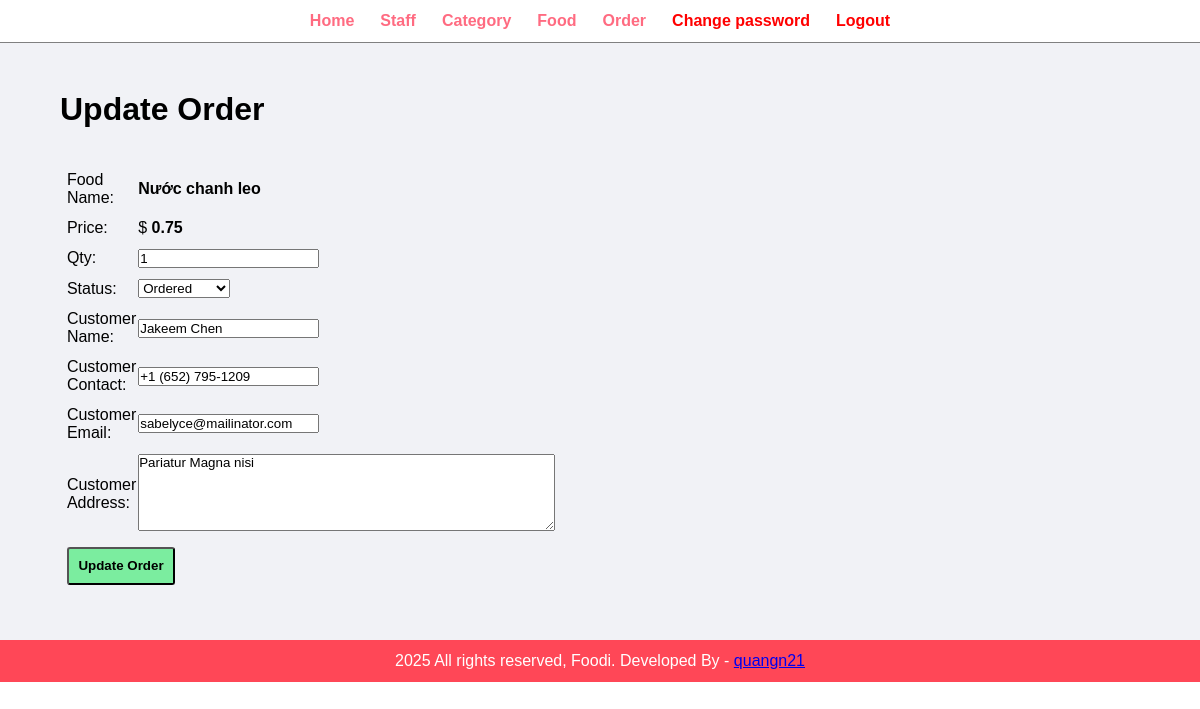
Page /admin/update-order.php?id=15 (signed in) on the committed database.
### tables this page shows
CREATE TABLE `order` (
  `id` int(10) UNSIGNED NOT NULL,
  `food` varchar(150) DEFAULT NULL,
  `price` decimal(10,6) DEFAULT NULL,
  `qty` int(11) DEFAULT NULL,
  `total` decimal(10,6) DEFAULT NULL,
  `order_date` datetime DEFAULT NULL,
  `status` varchar(50) DEFAULT NULL,
  `customer_name` varchar(150) DEFAULT NULL,
  `customer_contact` varchar(20) DEFAULT NULL,
  `customer_email` varchar(150) DEFAULT NULL,
  `customer_address` varchar(255) DEFAULT NULL
);

### admin/update-order.php (the view, shortened to what this page needs)
<?php include('partials/menu.php') ?>
<div class="main-content">
    <div class="wrapper">
        <h1>Update Order</h1>
        <br><br>
        <?php
            if(isset($_GET['id'])){
                $id = $_GET['id'];
                $sql = "SELECT * FROM `order` WHERE id = $id";
                $res = mysqli_query($conn, $sql);
                $count = mysqli_num_rows($res);
                if($count == 1){
                    $row = mysqli_fetch_assoc($res);
                    $food = $row['food'];
                    $price = $row['price'];
                    $qty = $row['qty'];
                    $status = $row['status'];
                    $customer_name = $row['customer_name'];
                    $customer_contact = $row['customer_contact'];
                    $customer_email = $row['customer_email'];
                    $customer_address = $row['customer_address'];
                }else{
                    header('location:'.SITE_URL.'admin/manage-order.php');
                }
            }else{
                header('location:'.SITE_URL.'admin/manage-order.php');
            }
        ?>
        <form action="" method="post">
            <table class="tbl-30">
                <tr>
                    <td>Food Name: </td>
                    <td><b><?php echo $food ?></b></td>
                </tr>
                <tr>
                    <td>Price: </td>
                    <td>$ <b><?php echo number_format($price, 2) ?></b></td>
                </tr>
                <tr>
                    <td>Qty: </td>
                    <td>
                        <input type="number" name="qty" value="<?php echo $qty ?>" min="1" step="1">
                    </td>
                </tr>
                <tr>
                    <td>Status: </td>
                    <td>
                        <select name="status">
                            <option <?php if($status == "Ordered"){echo "selected";} ?> value="Ordered">Ordered</option>
                        </select>
                    </td>
                </tr>
                <tr>
                    <td>Customer Name: </td>
                    <td>
                        <input type="text" name="customer_name" value="<?php echo $customer_name ?>">
                    </td>
                </tr>
                <tr>
                    <td>Customer Contact: </td>
                    <td>
                        <input type="text" name="customer_contact" value="<?php echo $customer_contact ?>">
                    </td>
                </tr>
                <tr>
                    <td>Customer Email: </td>
                    <td>
                        <input type="text" name="customer_email" value="<?php echo $customer_email ?>">
                    </td>
                </tr>
                <tr>
                    <td>Customer Address: </td>
                    <td>
                        <textarea name="customer_address" cols="50" rows="5"><?php echo $customer_address ?></textarea>
                    </td>
                </tr>
                <tr>
                    <td colspan="2">
                        <input type="submit" name="submit" value="Update Order" class="btn-secondary">
                    </td>
                </tr>
            </table>
        </form>
    </div>
</div>
<?php include('partials/footer.php') ?>

### css/admin.css (style rules this page uses)
* { margin: 0; padding: 0; font-family: Arial, Helvetica, sans-serif; }
.wrapper { padding: 1%; width: 90%; margin: 0 auto; }
.tbl-30 { width: 40%; }
table tr td { padding: 1%; }
.btn-secondary { background-color: #7bed9f; padding: 2%; color: black; text-decoration: none; font-weight: bold; border-radius: 3px; }
.main-content { background-color: #f1f2f6; padding: 3% 0; }

### rows in the picture
order: food "Nước chanh leo", price "0.75", qty "1", status "Ordered", customer_name "Jakeem Chen", customer_contact "+1 (652) 795-1209", customer_email "sabelyce@mailinator.com", customer_address "Pariatur Magna nisi"
